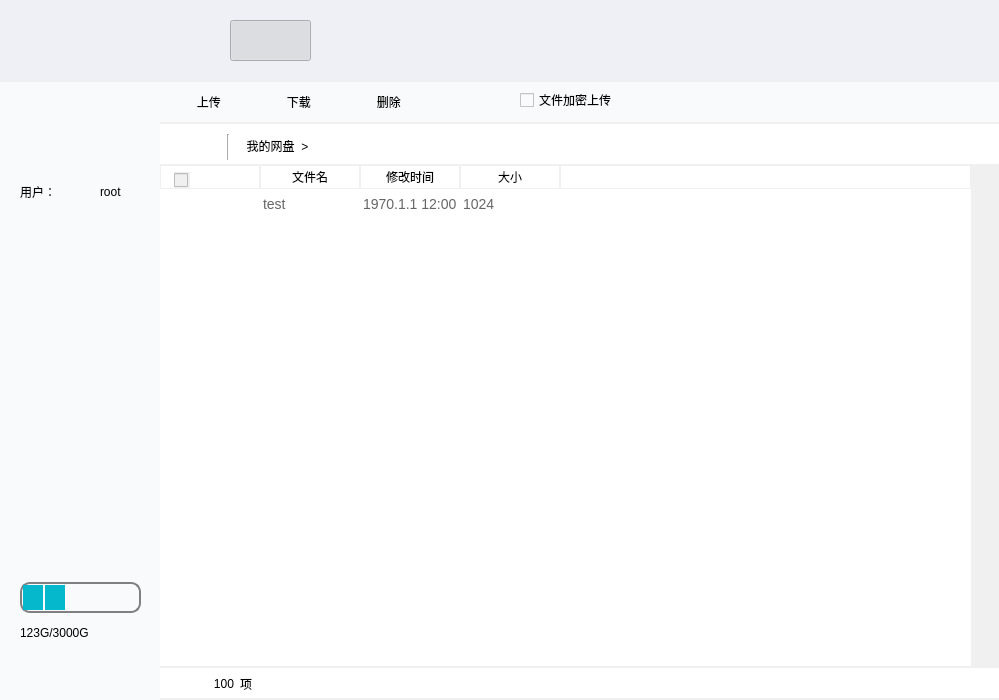
<?xml version="1.0" encoding="UTF-8"?>
<ui version="4.0">
 <class>DiskClientGUI</class>
 <widget class="QWidget" name="DiskClientGUI">
  <property name="geometry">
   <rect>
    <x>0</x>
    <y>0</y>
    <width>999</width>
    <height>700</height>
   </rect>
  </property>
  <property name="windowTitle">
   <string>XMSDiskClientGui</string>
  </property>
  <property name="styleSheet">
   <string notr="true">#upButton:hover{
background-color: rgb(46, 91, 255);
}</string>
  </property>
  <widget class="QWidget" name="topwidget" native="true">
   <property name="geometry">
    <rect>
     <x>0</x>
     <y>0</y>
     <width>1000</width>
     <height>80</height>
    </rect>
   </property>
   <property name="styleSheet">
    <string notr="true">background-color: rgb(238, 240, 246);</string>
   </property>
   <widget class="QLabel" name="logolabel">
    <property name="geometry">
     <rect>
      <x>10</x>
      <y>6</y>
      <width>65</width>
      <height>65</height>
     </rect>
    </property>
    <property name="styleSheet">
     <string notr="true"/>
    </property>
    <property name="text">
     <string/>
    </property>
    <property name="pixmap">
     <pixmap resource="disk_client_gui.qrc">:/XMSDiskClientGui/Resources/logo.png</pixmap>
    </property>
    <property name="scaledContents">
     <bool>true</bool>
    </property>
   </widget>
   <widget class="QPushButton" name="closepushButton">
    <property name="geometry">
     <rect>
      <x>970</x>
      <y>10</y>
      <width>21</width>
      <height>21</height>
     </rect>
    </property>
    <property name="styleSheet">
     <string notr="true">
QPushButton
{

border-image: url(:/XMSDiskClientGui/Resources/img/common/system/btn_sys_close.png)
 0 64 0 0 ; 
}
QPushButton::!hover{
border-image: url(:/XMSDiskClientGui/Resources/img/common/system/btn_sys_close.png)
 0 64 0 0 ; 

}

QPushButton::hover{
border-image: url(:/XMSDiskClientGui/Resources/img/common/system/btn_sys_close.png)
 0 0 0 64 ; 
}</string>
    </property>
    <property name="text">
     <string/>
    </property>
    <property name="autoExclusive">
     <bool>false</bool>
    </property>
    <property name="flat">
     <bool>true</bool>
    </property>
   </widget>
   <widget class="QPushButton" name="my_diskpushButton">
    <property name="geometry">
     <rect>
      <x>230</x>
      <y>20</y>
      <width>81</width>
      <height>41</height>
     </rect>
    </property>
    <property name="styleSheet">
     <string notr="true">
#my_diskpushButton:checked {
      border-image: url(:/XMSDiskClientGui/Resources/mydisk2.png);
}
#my_diskpushButton:!checked {
      border-image: url(:/XMSDiskClientGui/Resources/mydisk1.png);
}
</string>
    </property>
    <property name="text">
     <string/>
    </property>
    <property name="checkable">
     <bool>true</bool>
    </property>
    <property name="checked">
     <bool>true</bool>
    </property>
    <property name="autoExclusive">
     <bool>true</bool>
    </property>
   </widget>
   <widget class="QPushButton" name="taskpushButton">
    <property name="geometry">
     <rect>
      <x>330</x>
      <y>20</y>
      <width>81</width>
      <height>41</height>
     </rect>
    </property>
    <property name="styleSheet">
     <string notr="true">#taskpushButton:checked {
      border-image: url(:/XMSDiskClientGui/Resources/task2.png);
}
#taskpushButton:!checked {
      border-image: url(:/XMSDiskClientGui/Resources/task1.png);
}
</string>
    </property>
    <property name="text">
     <string/>
    </property>
    <property name="checkable">
     <bool>true</bool>
    </property>
    <property name="checked">
     <bool>false</bool>
    </property>
    <property name="autoExclusive">
     <bool>true</bool>
    </property>
    <property name="flat">
     <bool>true</bool>
    </property>
   </widget>
   <widget class="QPushButton" name="minpushButton">
    <property name="geometry">
     <rect>
      <x>940</x>
      <y>10</y>
      <width>21</width>
      <height>21</height>
     </rect>
    </property>
    <property name="styleSheet">
     <string notr="true">
QPushButton
{

border-image: url(:/XMSDiskClientGui/Resources/img/common/system/btn_sys_minimize.png)
 0 64 0 0 ; 
}
QPushButton::!hover{
border-image: url(:/XMSDiskClientGui/Resources/img/common/system/btn_sys_minimize.png)
 0 64 0 0 ; 

}

QPushButton::hover{
border-image: url(:/XMSDiskClientGui/Resources/img/common/system/btn_sys_minimize.png)
 0 0 0 64 ; 
}</string>
    </property>
    <property name="text">
     <string/>
    </property>
    <property name="autoExclusive">
     <bool>false</bool>
    </property>
    <property name="flat">
     <bool>true</bool>
    </property>
   </widget>
   <widget class="QLabel" name="label_3">
    <property name="geometry">
     <rect>
      <x>670</x>
      <y>10</y>
      <width>101</width>
      <height>61</height>
     </rect>
    </property>
    <property name="text">
     <string/>
    </property>
    <property name="pixmap">
     <pixmap resource="disk_client_gui.qrc">:/XMSDiskClientGui/res/pic/ToastSVipBg.png</pixmap>
    </property>
    <property name="scaledContents">
     <bool>true</bool>
    </property>
   </widget>
  </widget>
  <widget class="QWidget" name="line1widget" native="true">
   <property name="enabled">
    <bool>true</bool>
   </property>
   <property name="geometry">
    <rect>
     <x>0</x>
     <y>80</y>
     <width>1000</width>
     <height>2</height>
    </rect>
   </property>
   <property name="styleSheet">
    <string notr="true">background-color: rgb(240, 240, 240);</string>
   </property>
  </widget>
  <widget class="QWidget" name="filelistwidget" native="true">
   <property name="geometry">
    <rect>
     <x>0</x>
     <y>82</y>
     <width>1000</width>
     <height>700</height>
    </rect>
   </property>
   <property name="styleSheet">
    <string notr="true">background-color: rgb(240, 240, 240);</string>
   </property>
   <widget class="QWidget" name="menuwidget" native="true">
    <property name="geometry">
     <rect>
      <x>160</x>
      <y>0</y>
      <width>1000</width>
      <height>40</height>
     </rect>
    </property>
    <property name="styleSheet">
     <string notr="true">
background-color: rgb(249, 250, 251);</string>
    </property>
    <widget class="QPushButton" name="downpushButton">
     <property name="geometry">
      <rect>
       <x>100</x>
       <y>4</y>
       <width>71</width>
       <height>31</height>
      </rect>
     </property>
     <property name="styleSheet">
      <string notr="true">
QPushButton{

}

QPushButton::!hover{

background-image: url(:/XMSDiskClientGui/Resources/img/down1.png);
background-repeat: no-repeat;
background-position:left;
border:none;

}

QPushButton::hover{
background-image: url(:/XMSDiskClientGui/Resources/img/down2.png);
background-repeat: no-repeat;
background-position:left;
color:rgb(6, 168, 255);

border-radius:1px;   
border:1px solid rgb(6, 168, 255); 
}</string>
     </property>
     <property name="text">
      <string>  下载</string>
     </property>
     <property name="checkable">
      <bool>false</bool>
     </property>
     <property name="default">
      <bool>false</bool>
     </property>
     <property name="flat">
      <bool>true</bool>
     </property>
    </widget>
    <widget class="QPushButton" name="upButton">
     <property name="geometry">
      <rect>
       <x>10</x>
       <y>4</y>
       <width>71</width>
       <height>31</height>
      </rect>
     </property>
     <property name="styleSheet">
      <string notr="true">QPushButton{
border-color:rgb(10,45,110);  

}

QPushButton::!hover{

background-image: url(:/XMSDiskClientGui/Resources/img/upload1.png);
background-repeat: no-repeat;
background-position:left;
border:none;

}

QPushButton::hover{
background-image: url(:/XMSDiskClientGui/Resources/img/upload2.png);
background-repeat: no-repeat;
background-position:left;
color:rgb(6, 168, 255);

border-radius:1px;   
border:1px solid rgb(6, 168, 255); 
}</string>
     </property>
     <property name="text">
      <string>  上传</string>
     </property>
     <property name="checkable">
      <bool>false</bool>
     </property>
     <property name="autoDefault">
      <bool>false</bool>
     </property>
     <property name="default">
      <bool>false</bool>
     </property>
     <property name="flat">
      <bool>true</bool>
     </property>
    </widget>
    <widget class="Line" name="line_4">
     <property name="geometry">
      <rect>
       <x>-17</x>
       <y>0</y>
       <width>20</width>
       <height>621</height>
      </rect>
     </property>
     <property name="orientation">
      <enum>Qt::Vertical</enum>
     </property>
    </widget>
    <widget class="QPushButton" name="delpushButton">
     <property name="geometry">
      <rect>
       <x>190</x>
       <y>4</y>
       <width>71</width>
       <height>31</height>
      </rect>
     </property>
     <property name="styleSheet">
      <string notr="true">
QPushButton{

}

QPushButton::!hover{

background-image: url(:/XMSDiskClientGui/Resources/img/del1.png);
background-repeat: no-repeat;
background-position:left;
border:none;

}

QPushButton::hover{
background-image: url(:/XMSDiskClientGui/Resources/img/del2.png);
background-repeat: no-repeat;
background-position:left;
color:rgb(6, 168, 255);

border-radius:1px;   
border:1px solid rgb(6, 168, 255); 
}</string>
     </property>
     <property name="text">
      <string>  删除</string>
     </property>
     <property name="checkable">
      <bool>false</bool>
     </property>
     <property name="default">
      <bool>false</bool>
     </property>
     <property name="flat">
      <bool>true</bool>
     </property>
    </widget>
    <widget class="QFrame" name="line1frame">
     <property name="geometry">
      <rect>
       <x>0</x>
       <y>40</y>
       <width>1000</width>
       <height>111</height>
      </rect>
     </property>
     <property name="styleSheet">
      <string notr="true">background-color:#F0F0F0;</string>
     </property>
     <property name="frameShape">
      <enum>QFrame::StyledPanel</enum>
     </property>
     <property name="frameShadow">
      <enum>QFrame::Raised</enum>
     </property>
     <widget class="QFrame" name="line1frame_2">
      <property name="geometry">
       <rect>
        <x>0</x>
        <y>0</y>
        <width>1000</width>
        <height>2</height>
       </rect>
      </property>
      <property name="styleSheet">
       <string notr="true">background-color:#F0F0F0;</string>
      </property>
      <property name="frameShape">
       <enum>QFrame::StyledPanel</enum>
      </property>
      <property name="frameShadow">
       <enum>QFrame::Raised</enum>
      </property>
     </widget>
    </widget>
    <widget class="QCheckBox" name="file_enc">
     <property name="geometry">
      <rect>
       <x>360</x>
       <y>10</y>
       <width>101</width>
       <height>16</height>
      </rect>
     </property>
     <property name="text">
      <string>文件加密上传</string>
     </property>
    </widget>
   </widget>
   <widget class="QWidget" name="leftwidget" native="true">
    <property name="geometry">
     <rect>
      <x>0</x>
      <y>0</y>
      <width>160</width>
      <height>700</height>
     </rect>
    </property>
    <property name="styleSheet">
     <string notr="true">background-color: rgb(249, 250, 251);
font: 12pt &quot;黑体&quot;;</string>
    </property>
    <widget class="QProgressBar" name="disk_info_bar">
     <property name="geometry">
      <rect>
       <x>20</x>
       <y>500</y>
       <width>121</width>
       <height>31</height>
      </rect>
     </property>
     <property name="styleSheet">
      <string notr="true">QProgressBar {
      border: 2px solid grey;
      border-radius: 10px;
	  
	color: rgb(255, 0, 128);
	  font: 11pt &quot;楷体&quot;;
  }

  QProgressBar::chunk {
      background-color: #05B8CC;
      width: 20px;
	  margin: 0.5px;
  }</string>
     </property>
     <property name="value">
      <number>24</number>
     </property>
     <property name="textVisible">
      <bool>false</bool>
     </property>
    </widget>
    <widget class="QLabel" name="label">
     <property name="geometry">
      <rect>
       <x>20</x>
       <y>100</y>
       <width>54</width>
       <height>20</height>
      </rect>
     </property>
     <property name="text">
      <string>用户：</string>
     </property>
    </widget>
    <widget class="QLabel" name="username_label">
     <property name="geometry">
      <rect>
       <x>100</x>
       <y>100</y>
       <width>54</width>
       <height>20</height>
      </rect>
     </property>
     <property name="text">
      <string>root</string>
     </property>
    </widget>
    <widget class="QLabel" name="disk_info_text">
     <property name="geometry">
      <rect>
       <x>20</x>
       <y>540</y>
       <width>131</width>
       <height>21</height>
      </rect>
     </property>
     <property name="text">
      <string>123G/3000G</string>
     </property>
    </widget>
    <widget class="QLabel" name="label_2">
     <property name="geometry">
      <rect>
       <x>40</x>
       <y>10</y>
       <width>81</width>
       <height>81</height>
      </rect>
     </property>
     <property name="text">
      <string/>
     </property>
     <property name="pixmap">
      <pixmap resource="disk_client_gui.qrc">:/XMSDiskClientGui/res/pic/head.png</pixmap>
     </property>
     <property name="scaledContents">
      <bool>true</bool>
     </property>
    </widget>
   </widget>
   <widget class="QWidget" name="fileviewwidget" native="true">
    <property name="geometry">
     <rect>
      <x>160</x>
      <y>40</y>
      <width>1000</width>
      <height>700</height>
     </rect>
    </property>
    <property name="contextMenuPolicy">
     <enum>Qt::DefaultContextMenu</enum>
    </property>
    <property name="styleSheet">
     <string notr="true">background-color: #F0F0F0</string>
    </property>
    <widget class="QTableWidget" name="filetableWidget">
     <property name="geometry">
      <rect>
       <x>0</x>
       <y>43</y>
       <width>811</width>
       <height>501</height>
      </rect>
     </property>
     <property name="styleSheet">
      <string notr="true">QHeaderView::section {
     padding-left: 0px;
 }
QTableWidget                   
{
    background:#FFFFFF;           
    border:none;                   
 
    font-size:14px;                
    font-family:&quot;Microsoft YaHei&quot;;
    color:#666666;   

 selection-background-color: qlineargradient(x1: 0, y1: 0, x2: 0.5, y2: 0.5,
                                  stop: 0 #FF92BB, stop: 1 white);              
}
QTableWidget::item                
{
    background:#ffffff; 
}

QTableView::item::selected    
{         
  color:#000000;             
  background:#e6f6ff; 
}


QHeaderView::section {
background-color:#FFFFFF;
  border: 1px solid #f0f0f0 ;

}



</string>
     </property>
     <property name="verticalScrollBarPolicy">
      <enum>Qt::ScrollBarAsNeeded</enum>
     </property>
     <property name="horizontalScrollBarPolicy">
      <enum>Qt::ScrollBarAlwaysOff</enum>
     </property>
     <property name="sizeAdjustPolicy">
      <enum>QAbstractScrollArea::AdjustToContentsOnFirstShow</enum>
     </property>
     <property name="editTriggers">
      <set>QAbstractItemView::NoEditTriggers</set>
     </property>
     <property name="dragEnabled">
      <bool>true</bool>
     </property>
     <property name="alternatingRowColors">
      <bool>true</bool>
     </property>
     <property name="selectionBehavior">
      <enum>QAbstractItemView::SelectRows</enum>
     </property>
     <property name="textElideMode">
      <enum>Qt::ElideLeft</enum>
     </property>
     <property name="verticalScrollMode">
      <enum>QAbstractItemView::ScrollPerPixel</enum>
     </property>
     <property name="showGrid">
      <bool>false</bool>
     </property>
     <property name="gridStyle">
      <enum>Qt::SolidLine</enum>
     </property>
     <property name="sortingEnabled">
      <bool>true</bool>
     </property>
     <property name="wordWrap">
      <bool>true</bool>
     </property>
     <property name="cornerButtonEnabled">
      <bool>true</bool>
     </property>
     <attribute name="horizontalHeaderVisible">
      <bool>true</bool>
     </attribute>
     <attribute name="horizontalHeaderCascadingSectionResizes">
      <bool>false</bool>
     </attribute>
     <attribute name="horizontalHeaderHighlightSections">
      <bool>true</bool>
     </attribute>
     <attribute name="horizontalHeaderShowSortIndicator" stdset="0">
      <bool>true</bool>
     </attribute>
     <attribute name="horizontalHeaderStretchLastSection">
      <bool>true</bool>
     </attribute>
     <attribute name="verticalHeaderVisible">
      <bool>false</bool>
     </attribute>
     <attribute name="verticalHeaderCascadingSectionResizes">
      <bool>false</bool>
     </attribute>
     <attribute name="verticalHeaderHighlightSections">
      <bool>true</bool>
     </attribute>
     <attribute name="verticalHeaderShowSortIndicator" stdset="0">
      <bool>false</bool>
     </attribute>
     <attribute name="verticalHeaderStretchLastSection">
      <bool>false</bool>
     </attribute>
     <row>
      <property name="text">
       <string>1</string>
      </property>
     </row>
     <column>
      <property name="text">
       <string/>
      </property>
      <property name="textAlignment">
       <set>AlignCenter</set>
      </property>
     </column>
     <column>
      <property name="text">
       <string>文件名</string>
      </property>
     </column>
     <column>
      <property name="text">
       <string>修改时间</string>
      </property>
     </column>
     <column>
      <property name="text">
       <string>大小</string>
      </property>
     </column>
     <column>
      <property name="text">
       <string/>
      </property>
     </column>
     <item row="0" column="0">
      <property name="text">
       <string/>
      </property>
     </item>
     <item row="0" column="1">
      <property name="text">
       <string>test</string>
      </property>
     </item>
     <item row="0" column="2">
      <property name="text">
       <string>1970.1.1 12:00</string>
      </property>
     </item>
     <item row="0" column="3">
      <property name="text">
       <string>1024</string>
      </property>
     </item>
    </widget>
    <widget class="QWidget" name="pathwidget" native="true">
     <property name="geometry">
      <rect>
       <x>0</x>
       <y>2</y>
       <width>1000</width>
       <height>40</height>
      </rect>
     </property>
     <property name="styleSheet">
      <string notr="true">background-color: rgb(255, 255, 255);
</string>
     </property>
     <widget class="QPushButton" name="pathpushButton">
      <property name="geometry">
       <rect>
        <x>80</x>
        <y>10</y>
        <width>75</width>
        <height>23</height>
       </rect>
      </property>
      <property name="styleSheet">
       <string notr="true">QPushButton::!hover{
color:rgb(0, 0, 0);
}

QPushButton::hover{
color:rgb(6, 168, 255);
}
</string>
      </property>
      <property name="text">
       <string>我的网盘  &gt;</string>
      </property>
      <property name="flat">
       <bool>true</bool>
      </property>
     </widget>
     <widget class="QPushButton" name="refreshButton">
      <property name="geometry">
       <rect>
        <x>30</x>
        <y>10</y>
        <width>21</width>
        <height>21</height>
       </rect>
      </property>
      <property name="styleSheet">
       <string notr="true">QPushButton{
border-color:rgb(10,45,110);  

}

QPushButton::!hover{

background-image: url(:/XMSDiskClientGui/Resources/img/refresh1.png);
background-repeat: no-repeat;
}

QPushButton::hover{
background-image: url(:/XMSDiskClientGui/Resources/img/refresh2.png);
background-repeat: no-repeat;
}</string>
      </property>
      <property name="text">
       <string/>
      </property>
      <property name="checkable">
       <bool>false</bool>
      </property>
      <property name="autoDefault">
       <bool>false</bool>
      </property>
      <property name="default">
       <bool>false</bool>
      </property>
      <property name="flat">
       <bool>true</bool>
      </property>
     </widget>
     <widget class="Line" name="line">
      <property name="geometry">
       <rect>
        <x>60</x>
        <y>10</y>
        <width>16</width>
        <height>26</height>
       </rect>
      </property>
      <property name="orientation">
       <enum>Qt::Vertical</enum>
      </property>
     </widget>
     <widget class="QPushButton" name="backButton">
      <property name="geometry">
       <rect>
        <x>10</x>
        <y>10</y>
        <width>21</width>
        <height>21</height>
       </rect>
      </property>
      <property name="styleSheet">
       <string notr="true">QPushButton{
border-color:rgb(10,45,110);  

}

QPushButton::!hover{

background-image: url(:/XMSDiskClientGui/Resources/img/back1.png);
background-repeat: no-repeat;
}

QPushButton::hover{
background-image: url(:/XMSDiskClientGui/Resources/img/back2.png);
background-repeat: no-repeat;
}</string>
      </property>
      <property name="text">
       <string/>
      </property>
      <property name="checkable">
       <bool>false</bool>
      </property>
      <property name="autoDefault">
       <bool>false</bool>
      </property>
      <property name="default">
       <bool>false</bool>
      </property>
      <property name="flat">
       <bool>true</bool>
      </property>
     </widget>
     <widget class="QLabel" name="dir_label">
      <property name="geometry">
       <rect>
        <x>160</x>
        <y>13</y>
        <width>641</width>
        <height>20</height>
       </rect>
      </property>
      <property name="text">
       <string/>
      </property>
     </widget>
    </widget>
    <widget class="QCheckBox" name="checkallBox">
     <property name="geometry">
      <rect>
       <x>14</x>
       <y>50</y>
       <width>16</width>
       <height>16</height>
      </rect>
     </property>
     <property name="text">
      <string/>
     </property>
    </widget>
    <widget class="QWidget" name="pathwidget_2" native="true">
     <property name="geometry">
      <rect>
       <x>0</x>
       <y>546</y>
       <width>991</width>
       <height>30</height>
      </rect>
     </property>
     <property name="styleSheet">
      <string notr="true">background-color: rgb(255, 255, 255);
</string>
     </property>
     <widget class="QLabel" name="label_4">
      <property name="geometry">
       <rect>
        <x>80</x>
        <y>10</y>
        <width>54</width>
        <height>12</height>
       </rect>
      </property>
      <property name="text">
       <string>项</string>
      </property>
     </widget>
     <widget class="QLabel" name="file_count">
      <property name="geometry">
       <rect>
        <x>20</x>
        <y>10</y>
        <width>54</width>
        <height>12</height>
       </rect>
      </property>
      <property name="text">
       <string>100</string>
      </property>
      <property name="alignment">
       <set>Qt::AlignRight|Qt::AlignTrailing|Qt::AlignVCenter</set>
      </property>
     </widget>
    </widget>
   </widget>
  </widget>
  <action name="upaction">
   <property name="icon">
    <iconset resource="disk_client_gui.qrc">
     <normaloff>:/XMSDiskClientGui/Resources/img/upload1.png</normaloff>
     <normalon>:/XMSDiskClientGui/Resources/upload.png</normalon>:/XMSDiskClientGui/Resources/img/upload1.png</iconset>
   </property>
   <property name="text">
    <string>上传</string>
   </property>
  </action>
  <action name="downaction">
   <property name="icon">
    <iconset resource="disk_client_gui.qrc">
     <normaloff>:/XMSDiskClientGui/Resources/img/down1.png</normaloff>:/XMSDiskClientGui/Resources/img/down1.png</iconset>
   </property>
   <property name="text">
    <string>下载</string>
   </property>
  </action>
  <action name="refreshaction">
   <property name="icon">
    <iconset resource="disk_client_gui.qrc">
     <normaloff>:/XMSDiskClientGui/Resources/img/refresh.png</normaloff>:/XMSDiskClientGui/Resources/img/refresh.png</iconset>
   </property>
   <property name="text">
    <string>刷新</string>
   </property>
  </action>
  <action name="action_new_dir">
   <property name="text">
    <string>新建文件夹</string>
   </property>
  </action>
 </widget>
 <layoutdefault spacing="6" margin="11"/>
 <resources>
  <include location="disk_client_gui.qrc"/>
 </resources>
 <connections>
  <connection>
   <sender>closepushButton</sender>
   <signal>clicked()</signal>
   <receiver>DiskClientGUI</receiver>
   <slot>close()</slot>
   <hints>
    <hint type="sourcelabel">
     <x>982</x>
     <y>19</y>
    </hint>
    <hint type="destinationlabel">
     <x>1195</x>
     <y>20</y>
    </hint>
   </hints>
  </connection>
  <connection>
   <sender>minpushButton</sender>
   <signal>clicked()</signal>
   <receiver>DiskClientGUI</receiver>
   <slot>showMinimized()</slot>
   <hints>
    <hint type="sourcelabel">
     <x>949</x>
     <y>18</y>
    </hint>
    <hint type="destinationlabel">
     <x>1125</x>
     <y>44</y>
    </hint>
   </hints>
  </connection>
  <connection>
   <sender>refreshButton</sender>
   <signal>clicked()</signal>
   <receiver>DiskClientGUI</receiver>
   <slot>Refresh()</slot>
   <hints>
    <hint type="sourcelabel">
     <x>203</x>
     <y>145</y>
    </hint>
    <hint type="destinationlabel">
     <x>210</x>
     <y>-157</y>
    </hint>
   </hints>
  </connection>
  <connection>
   <sender>checkallBox</sender>
   <signal>clicked()</signal>
   <receiver>DiskClientGUI</receiver>
   <slot>Checkall()</slot>
   <hints>
    <hint type="sourcelabel">
     <x>178</x>
     <y>178</y>
    </hint>
    <hint type="destinationlabel">
     <x>299</x>
     <y>-120</y>
    </hint>
   </hints>
  </connection>
 </connections>
 <slots>
  <slot>Refresh()</slot>
  <slot>Checkall()</slot>
  <slot>SelectFile(QModelIndex)</slot>
  <slot>Upload()</slot>
  <slot>TaskTab()</slot>
  <slot>MyTab()</slot>
  <slot>Download()</slot>
  <slot>Delete()</slot>
  <slot>DoubleClicked(int,int)</slot>
  <slot>Back()</slot>
  <slot>Root()</slot>
  <slot>NewDir()</slot>
  <slot>FileEnc()</slot>
 </slots>
</ui>
